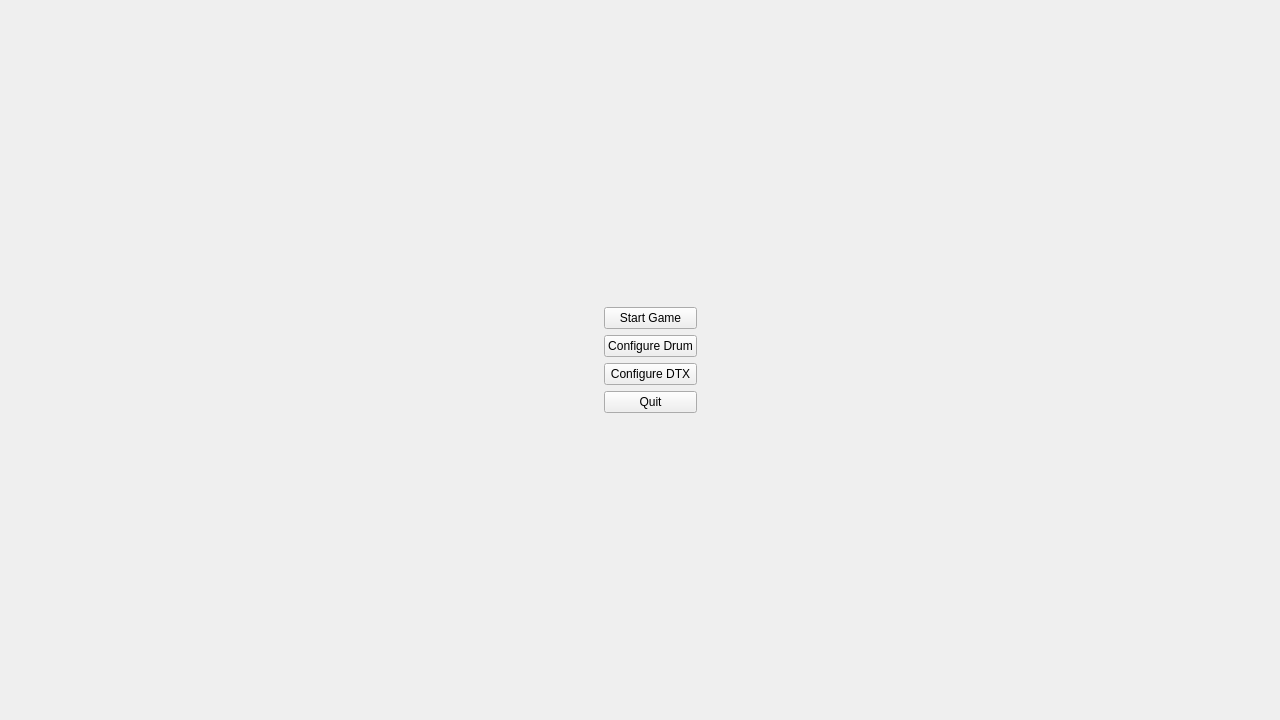
<?xml version="1.0" encoding="UTF-8"?>
<ui version="4.0">
 <class>MainWindow</class>
 <widget class="QMainWindow" name="MainWindow">
  <property name="windowModality">
   <enum>Qt::NonModal</enum>
  </property>
  <property name="geometry">
   <rect>
    <x>0</x>
    <y>0</y>
    <width>1280</width>
    <height>720</height>
   </rect>
  </property>
  <property name="sizePolicy">
   <sizepolicy hsizetype="Expanding" vsizetype="Expanding">
    <horstretch>0</horstretch>
    <verstretch>0</verstretch>
   </sizepolicy>
  </property>
  <property name="minimumSize">
   <size>
    <width>1280</width>
    <height>720</height>
   </size>
  </property>
  <property name="windowTitle">
   <string>pyDTX</string>
  </property>
  <widget class="QWidget" name="Centralwidget">
   <property name="sizePolicy">
    <sizepolicy hsizetype="Expanding" vsizetype="Expanding">
     <horstretch>0</horstretch>
     <verstretch>0</verstretch>
    </sizepolicy>
   </property>
   <property name="maximumSize">
    <size>
     <width>16777215</width>
     <height>16777215</height>
    </size>
   </property>
   <layout class="QGridLayout" name="gridLayout">
    <item row="0" column="0">
     <widget class="QStackedWidget" name="stackedWidget">
      <property name="sizePolicy">
       <sizepolicy hsizetype="Expanding" vsizetype="Expanding">
        <horstretch>0</horstretch>
        <verstretch>0</verstretch>
       </sizepolicy>
      </property>
      <widget class="QWidget" name="Principal">
       <property name="sizePolicy">
        <sizepolicy hsizetype="Expanding" vsizetype="Expanding">
         <horstretch>0</horstretch>
         <verstretch>0</verstretch>
        </sizepolicy>
       </property>
       <layout class="QGridLayout" name="gridLayout_2">
        <item row="0" column="1">
         <spacer name="verticalSpacer">
          <property name="orientation">
           <enum>Qt::Vertical</enum>
          </property>
          <property name="sizeHint" stdset="0">
           <size>
            <width>20</width>
            <height>40</height>
           </size>
          </property>
         </spacer>
        </item>
        <item row="1" column="2">
         <widget class="QPushButton" name="button_StartGame">
          <property name="text">
           <string>Start Game</string>
          </property>
          <property name="checkable">
           <bool>false</bool>
          </property>
          <property name="autoDefault">
           <bool>true</bool>
          </property>
          <property name="default">
           <bool>false</bool>
          </property>
          <property name="flat">
           <bool>false</bool>
          </property>
         </widget>
        </item>
        <item row="2" column="2">
         <widget class="QPushButton" name="button_ConfigureDrum">
          <property name="text">
           <string>Configure Drum</string>
          </property>
          <property name="autoDefault">
           <bool>true</bool>
          </property>
         </widget>
        </item>
        <item row="3" column="0">
         <spacer name="horizontalSpacer">
          <property name="orientation">
           <enum>Qt::Horizontal</enum>
          </property>
          <property name="sizeHint" stdset="0">
           <size>
            <width>546</width>
            <height>20</height>
           </size>
          </property>
         </spacer>
        </item>
        <item row="3" column="2">
         <widget class="QPushButton" name="button_ConfigureDTX">
          <property name="text">
           <string>Configure DTX</string>
          </property>
          <property name="autoDefault">
           <bool>true</bool>
          </property>
         </widget>
        </item>
        <item row="3" column="3">
         <spacer name="horizontalSpacer_2">
          <property name="orientation">
           <enum>Qt::Horizontal</enum>
          </property>
          <property name="sizeHint" stdset="0">
           <size>
            <width>545</width>
            <height>20</height>
           </size>
          </property>
         </spacer>
        </item>
        <item row="4" column="2">
         <widget class="QPushButton" name="button_Quit">
          <property name="text">
           <string>Quit</string>
          </property>
          <property name="autoDefault">
           <bool>true</bool>
          </property>
         </widget>
        </item>
        <item row="5" column="2">
         <spacer name="verticalSpacer_2">
          <property name="orientation">
           <enum>Qt::Vertical</enum>
          </property>
          <property name="sizeHint" stdset="0">
           <size>
            <width>20</width>
            <height>40</height>
           </size>
          </property>
         </spacer>
        </item>
       </layout>
      </widget>
     </widget>
    </item>
   </layout>
  </widget>
 </widget>
 <resources/>
 <connections/>
</ui>
